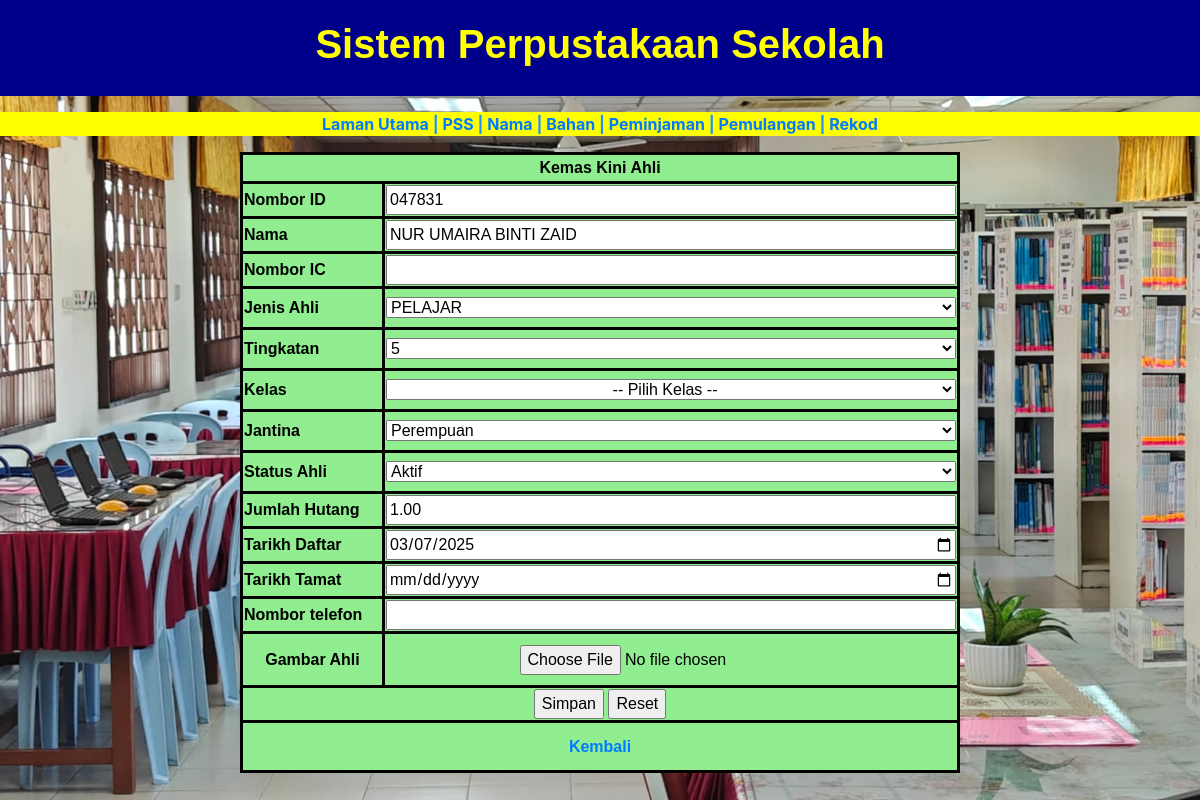
The page /library_user_update.php?id=047831 on the database its author committed.
### tables this page shows
CREATE TABLE `ahli` (
  `user_id` int(20) NOT NULL,
  `Id_delima` varchar(20) NOT NULL,
  `nama_ahli` varchar(250) NOT NULL,
  `IC_ahli` varchar(20) NOT NULL,
  `jenis_ahli` enum('ADMIN','PENGAWAS PSS','GURU','PELAJAR','STAF SOKONGAN') NOT NULL,
  `Tingkatan` enum('1','2','3','4','5','6','Kelas Khas') NOT NULL,
  `Kelas` varchar(50) NOT NULL,
  `jenis_jantina` enum('Lelaki','Perempuan') NOT NULL,
  `no_telefon` varchar(20) NOT NULL,
  `Tahun_daftar` date DEFAULT current_timestamp(),
  `status` enum('Aktif','Tidak Aktif','Berhenti','Senarai Hitam','Tamat Perkhidmatan','Bertukar','Tamat Persekolahan') DEFAULT 'Aktif',
  `jumlah_hutang` decimal(10,2) DEFAULT 0.00,
  `tahun_tamat` date DEFAULT NULL,
  `gambar_ahli` varchar(300) NOT NULL,
  `jumlah_bacaan` int(11) DEFAULT 0
);

### library_user_update.php (the view, shortened to what this page needs)
<?php
include('dblibrary.php');
if (isset($_GET['id'])) {
    $id = $_GET['id'];
    $sql = "SELECT * FROM ahli WHERE id_delima = '$id'";
    $result = $conn->query($sql);
    if ($result && $result->num_rows > 0) {
        $rows = $result->fetch_assoc();
        $name = $rows['nama_ahli'];
        $ic = $rows['IC_ahli'];
        $j_ahli = $rows['jenis_ahli'];
        $tingkatan = $rows['Tingkatan'];
        $jantina = $rows['jenis_jantina'];
        $status_ahli = $rows['status'];
        $hutang = $rows['jumlah_hutang'];
        $start_year = $rows['Tahun_daftar'];
        $end_year = $rows['tahun_tamat'];
        $mobile = $rows['no_telefon'];
    } else {
        echo "Tiada admin dijumpai dengan ID ini";
        exit();
    }
} else {
    echo "Ralat: Tiada ID diberikan";
    exit();
}
?>
<!DOCTYPE html>
<html lang="en">
  <head>
    <link rel="stylesheet" type="text/css" href="config/css/PSS.css">
    <link href="css/bootstrap-4.4.1.css" rel="stylesheet">
  </head>
  <body>
    <main class="menu_content">
      <header class="PSS_header">
        <h1 align="center"><strong>Sistem Perpustakaan Sekolah</strong></h1>
      </header>
      <p>
	  <section class="PSS_section"><strong>
		  <a href="library_main_page.php">Laman Utama</a> | <a href="library_senarai_PSS.php">PSS</a> | <a href="library_senarai_nama.php">Nama</a> | <a href="library_Book.php">Bahan</a> | <a href="library_senarai_peminjam.php">Peminjaman</a> | <a href="library_senarai_pulang.php">Pemulangan</a> | <a href="library_History.php">Rekod</a></strong>
	  </section></p>
      <form id="form10" name="form10" method="post" enctype="multipart/form-data">
        <table class="form_nama" width="60%" height="218" border="1" cellpadding="1" cellspacing="1" align="center">
          <tbody>
            <tr>
              <td colspan="2" align="center"><strong>Kemas Kini Ahli</strong></td>
            </tr>
            <tr>
              <td width="174" align="left"><strong>Nombor ID </strong></td>
              <td><input type="text" id="txtID" name="txtID" value="<?php echo isset($id) ? $id : ''; ?>" style="width:570px;" required></td>
            </tr>
            <tr>
              <td align="left"><strong>Nama</strong></td>
              <td><input type="text" id="txtName" name="txtName" value="<?php echo isset($name) ? $name : ''; ?>" style="width:570px;"></td>
            </tr>
            <tr>
              <td width="174" align="left"><strong>Nombor IC</strong></td>
              <td><input type="text" id="txtIC" name="txtIC" value="<?php echo isset($ic) ? $ic : ''; ?>" style="width:570px;"></td>
            </tr>
            <tr>
              <td height="41" align="left"><strong>Jenis Ahli</strong></td>
              <td>
                <select name="jenis_ahli1" id="jenis_ahli1" style="width:570px;">
                  <?php
                  $enum_values = ["GURU", "PELAJAR", "STAF SOKONGAN"];
                  foreach ($enum_values as $value) {
                      echo '<option value="' . $value . '" ' . ($j_ahli == $value ? 'selected' : '') . '>' . $value . '</option>';
                  }
                  ?>
                </select>
              </td>
            </tr>
            <tr>
              <td height="41" align="left"><strong>Tingkatan</strong></td>
              <td>
                <select name="tingkatantxt" id="tingkatantxt" style="width:570px;">
                  <?php
                  $enum_values = ["Kelas Khas", "1", "2", "3", "4", "5", "6"];
                  foreach ($enum_values as $value) {
                      echo '<option value="' . $value . '" ' . ($tingkatan == $value ? 'selected' : '') . '>' . $value . '</option>';
                  }
                  ?>
                </select>
              </td>
            </tr>
            <tr>
              <td height="41" align="left"><strong>Kelas</strong></td>
			  <td>
				<select name="kelastxt" id="kelastxt" style="width:570px;">
				  <option value="" align="center">-- Pilih Kelas --</option>
				</select>
			  </td>
			</tr>
            <tr>
              <td height="41" align="left"><strong>Jantina</strong></td>
              <td>
                <select name="jantina2" id="jantina2" style="width:570px;">
                  <?php
                  $enum_values = ["Lelaki", "Perempuan"];
                  foreach ($enum_values as $value) {
                      echo '<option value="' . $value . '" ' . ($jantina == $value ? 'selected' : '') . '>' . $value . '</option>';
                  }
                  ?>
                </select>
              </td>
            </tr>
            <tr>
              <td height="41" align="left"><strong>Status Ahli</strong></td>
              <td>
                <select name="sta_ahli2" id="sta_ahli2" style="width:570px;">
                  <?php
                  $enum_values = ["Aktif", "Tidak Aktif", "Berhenti", "Senarai Hitam", "Tamat Perkhidmatan", "Bertukar", "Tamat Persekolahan"];
                  foreach ($enum_values as $value) {
                      echo '<option value="' . $value . '" ' . ($status_ahli == $value ? 'selected' : '') . '>' . $value . '</option>';
                  }
                  ?>
                </select>
              </td>
            </tr>
            <tr>
              <td align="left"><strong>Jumlah Hutang</strong></td>
              <td><input type="text" id="txthutang" name="txthutang" value="<?php echo isset($hutang) ? $hutang : ''; ?>" style="width:570px;"></td>
            </tr>
            <tr>
              <td align="left"><strong>Tarikh Daftar</strong></td>
              <td><input type="date" id="date_school" name="date_school" value="<?php echo isset($start_year) ? $start_year : ''; ?>" style="width:570px;"></td>
            </tr>
            <tr>
              <td align="left"><strong>Tarikh Tamat </strong></td>
              <td><input type="date" id="date_end" name="date_end" value="<?php echo isset($end_year) ? $end_year : ''; ?>" style="width:570px;"></td>
            </tr>
            <tr>
              <td align="left"><strong>Nombor telefon</strong></td>
              <td><input type="text" id="txtMobile" name="txtMobile" value="<?php echo isset($mobile) ? $mobile : ''; ?>" style="width:570px;"></td>
            </tr>
            <tr>
              <td height="54"><strong>Gambar Ahli</strong></td>
              <td><input type="file" name="photo" id="photo"></td>
            </tr>
            <tr>
              <td colspan="2" align="center">
                <input type="submit" name="SaveChanges" value="Simpan">
                <input type="reset" value="Reset">
              </td>
            </tr>
			  <tr><td colspan="2"  align="center" height="50"><strong><a href="library_senarai_nama.php">Kembali</a></strong></td></tr>
          </tbody>
        </table>
      </form>
    </main>
  </body>
</html>

### config/css/PSS.css (style rules this page uses)
body { font-family: Arial, sans-serif; margin: 0; padding: 0; background-color: #f8f9fa; }
.PSS_header { text-align: center; background-color: darkblue; padding: 20px; }
.PSS_header h1 { font-family: Arial, sans-serif; font-weight: 400; color: yellow; }
.PSS_section { color: dodgerblue; background-color: yellow; text-align: center; text-decoration-color: black; }
.form_nama { font-family: Arial, sans-serif; color: black; background-color: lightgreen; text-align: center; }
table, th, td { border: 3px solid black; border-collapse: collapse; }

### rows shown on the page
ahli: txtName "NUR UMAIRA BINTI ZAID", jenis_ahli1 "PELAJAR", tingkatantxt "5", jantina2 "Perempuan", sta_ahli2 "Aktif", txthutang "1.00", date_school "03/07/2025"
